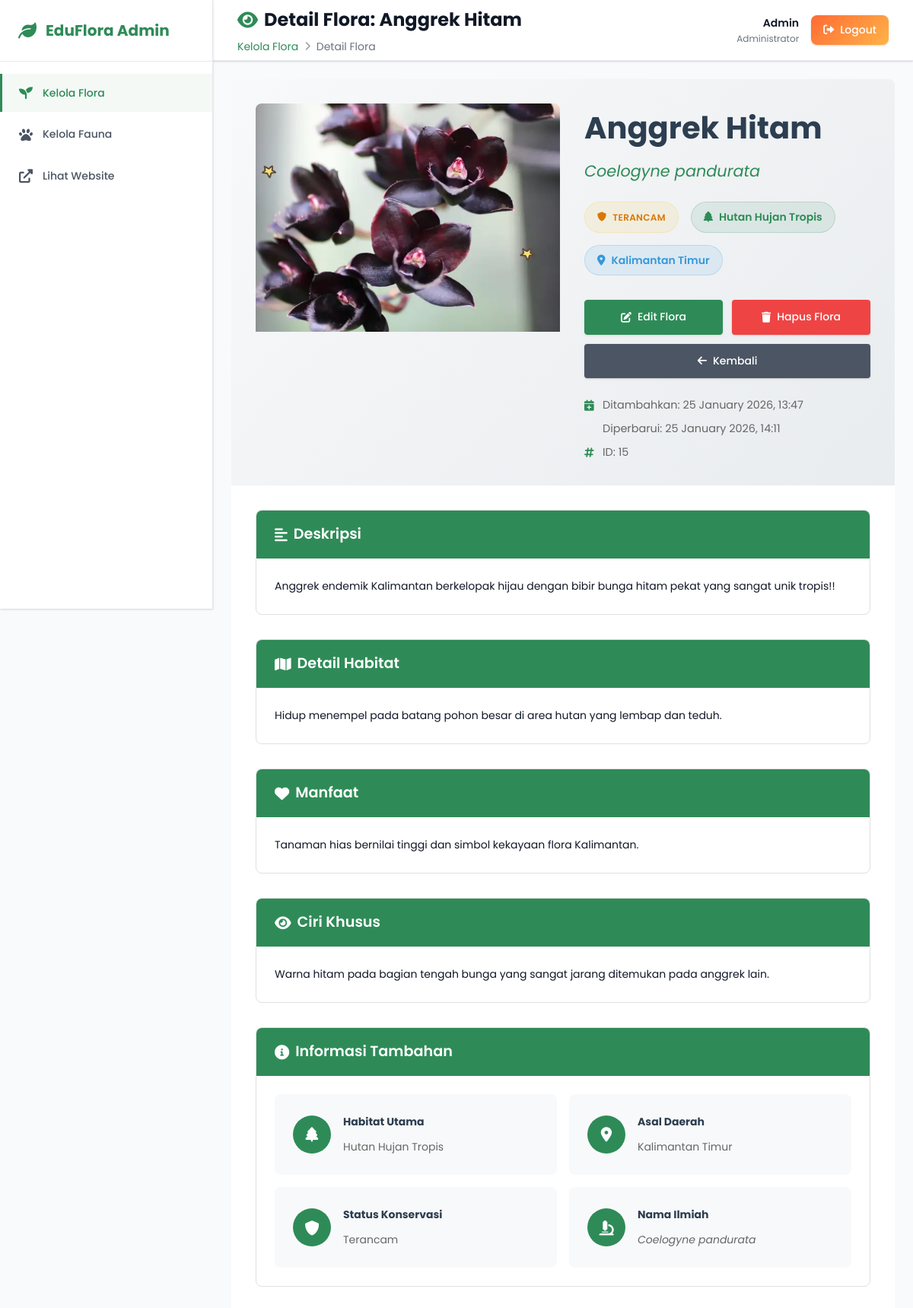
The app's page /admin/flora_view.php?id=15 (signed in) with its own data.
### tables this page shows
CREATE TABLE `flora` (
  `id` int NOT NULL,
  `nama` varchar(255) NOT NULL,
  `nama_ilmiah` varchar(255) NOT NULL,
  `deskripsi` text NOT NULL,
  `habitat` varchar(255) NOT NULL,
  `habitat_detail` text,
  `asal_daerah` varchar(255) NOT NULL,
  `status_konservasi` enum('Aman','Terancam','Langka','Kritis','Punah di Alam') DEFAULT 'Aman',
  `manfaat` text,
  `ciri_khusus` text,
  `image` varchar(500) DEFAULT 'assets/images/default-flora.jpg',
  `created_at` timestamp NULL DEFAULT CURRENT_TIMESTAMP,
  `updated_at` timestamp NULL DEFAULT CURRENT_TIMESTAMP ON UPDATE CURRENT_TIMESTAMP
);

### admin/flora_view.php (the view, shortened to what this page needs)
<?php
include '../config/database.php';
$id = isset($_GET['id']) ? (int)$_GET['id'] : 0;
$query = "SELECT * FROM flora WHERE id = ?";
$stmt = mysqli_prepare($conn, $query);
mysqli_stmt_bind_param($stmt, 'i', $id);
mysqli_stmt_execute($stmt);
$result = mysqli_stmt_get_result($stmt);
$flora = mysqli_fetch_assoc($result);
?>
<!DOCTYPE html>
<html lang="id">
<head>
    <link rel="stylesheet" href="../assets/css/admin.css">
    <link rel="stylesheet" href="https://cdnjs.cloudflare.com/ajax/libs/font-awesome/6.0.0/css/all.min.css">
</head>
<body>
    <div class="admin-layout">
        <aside class="admin-sidebar">
            <div class="sidebar-header">
                <div class="sidebar-logo">
                    <i class="fas fa-leaf"></i>
                    <span>EduFlora Admin</span>
                </div>
            </div>
            <nav>
                <ul class="sidebar-nav">
                    <li><a href="flora.php" class="active"><i class="fas fa-seedling"></i> Kelola Flora</a></li>
                    <li><a href="fauna.php"><i class="fas fa-paw"></i> Kelola Fauna</a></li>
                    <li><a href="../index.php" target="_blank"><i class="fas fa-external-link-alt"></i> Lihat Website</a></li>
                </ul>
            </nav>
        </aside>
        <main class="admin-main">
            <header class="admin-header">
                <div class="header-left">
                    <h1 class="admin-title">
                        <i class="fas fa-eye"></i>
                        Detail Flora: <?php echo htmlspecialchars($flora['nama']); ?>
                    </h1>
                    <div class="breadcrumb">
                        <a href="flora.php">Kelola Flora</a>
                        <i class="fas fa-chevron-right"></i>
                        <span>Detail Flora</span>
                    </div>
                </div>
                <div class="admin-user">
                    <div class="user-info">
                        <div class="user-name">Admin</div>
                        <div class="user-role">Administrator</div>
                    </div>
                    <a href="logout.php" class="logout-btn">
                        <i class="fas fa-sign-out-alt"></i>
                        Logout
                    </a>
                </div>
            </header>
            <div class="admin-content">
                <div class="detail-container">
                    <div class="detail-header">
                        <div class="detail-image">
                            <img src="../<?php echo $flora['image']; ?>" alt="<?php echo $flora['nama']; ?>"
                                 onerror="this.src='../assets/images/default-flora.svg'">
                        </div>
                        <div class="detail-info">
                            <h2 class="detail-title"><?php echo htmlspecialchars($flora['nama']); ?></h2>
                            <p class="detail-scientific"><?php echo htmlspecialchars($flora['nama_ilmiah']); ?></p>
                            <div class="detail-badges">
                                <span class="status-badge status-<?php echo strtolower(str_replace(' ', '-', $flora['status_konservasi'])); ?>">
                                    <i class="fas fa-shield-alt"></i>
                                    <?php echo $flora['status_konservasi']; ?>
                                </span>
                                <span class="habitat-badge">
                                    <i class="fas fa-tree"></i>
                                    <?php echo $flora['habitat']; ?>
                                </span>
                                <span class="location-badge">
                                    <i class="fas fa-map-marker-alt"></i>
                                    <?php echo $flora['asal_daerah']; ?>
                                </span>
                            </div>
                            <div class="detail-actions">
                                <a href="flora_edit.php?id=<?php echo $flora['id']; ?>" class="btn btn-primary">
                                    <i class="fas fa-edit"></i>
                                    Edit Flora
                                </a>
                                <button onclick="confirmDelete(<?php echo $flora['id']; ?>, '<?php echo addslashes($flora['nama']); ?>')" class="btn btn-danger">
                                    <i class="fas fa-trash"></i>
                                    Hapus Flora
                                </button>
                                <a href="flora.php" class="btn btn-secondary">
                                    <i class="fas fa-arrow-left"></i>
                                    Kembali
                                </a>
                            </div>
                            <div class="detail-meta">
                                <div class="meta-item">
                                    <i class="fas fa-calendar-plus"></i>
                                    <span>Ditambahkan: <?php echo date('d F Y, H:i', strtotime($flora['created_at'])); ?></span>
                                </div>
                                <div class="meta-item">
                                    <span>Diperbarui: <?php echo date('d F Y, H:i', strtotime($flora['updated_at'])); ?></span>
                                </div>
                                <div class="meta-item">
                                    <i class="fas fa-hashtag"></i>
                                    <span>ID: <?php echo $flora['id']; ?></span>
                                </div>
                            </div>
                        </div>
                    </div>
                    <div class="detail-content">
                        <div class="content-section">
                            <h3 class="section-title">
                                <i class="fas fa-align-left"></i>
                                Deskripsi
                            </h3>
                            <div class="section-content">
                                <p><?php echo nl2br(htmlspecialchars($flora['deskripsi'])); ?></p>
                            </div>
                        </div>
                        <?php if ($flora['habitat_detail']): ?>
                        <div class="content-section">
                            <h3 class="section-title">
                                <i class="fas fa-map"></i>
                                Detail Habitat
                            </h3>
                            <div class="section-content">
                                <p><?php echo nl2br(htmlspecialchars($flora['habitat_detail'])); ?></p>
                            </div>
                        </div>
                        <?php endif; ?>
                        <?php if ($flora['manfaat']): ?>
                        <div class="content-section">
                            <h3 class="section-title">
                                <i class="fas fa-heart"></i>
                                Manfaat
                            </h3>
                            <div class="section-content">
                                <p><?php echo nl2br(htmlspecialchars($flora['manfaat'])); ?></p>
                            </div>
                        </div>
                        <?php endif; ?>
                        <?php if ($flora['ciri_khusus']): ?>
                        <div class="content-section">
                            <h3 class="section-title">
                                <i class="fas fa-eye"></i>
                                Ciri Khusus
                            </h3>
                            <div class="section-content">
                                <p><?php echo nl2br(htmlspecialchars($flora['ciri_khusus'])); ?></p>
                            </div>
                        </div>
                        <?php endif; ?>
                        <div class="content-section">
                            <h3 class="section-title">
                                <i class="fas fa-info-circle"></i>
                                Informasi Tambahan
                            </h3>
                            <div class="section-content">
                                <div class="info-grid">
                                    <div class="info-card">
                                        <div class="info-icon">
                                            <i class="fas fa-tree"></i>
                                        </div>
                                        <div class="info-content">
                                            <h4>Habitat Utama</h4>
                                            <p><?php echo htmlspecialchars($flora['habitat']); ?></p>
                                        </div>
                                    </div>
                                    <div class="info-card">
                                        <div class="info-icon">
                                            <i class="fas fa-map-marker-alt"></i>
                                        </div>
                                        <div class="info-content">
                                            <h4>Asal Daerah</h4>
                                            <p><?php echo htmlspecialchars($flora['asal_daerah']); ?></p>
                                        </div>
                                    </div>
                                    <div class="info-card">
                                        <div class="info-icon">
                                            <i class="fas fa-shield-alt"></i>
                                        </div>
                                        <div class="info-content">
                                            <h4>Status Konservasi</h4>
                                            <p><?php echo htmlspecialchars($flora['status_konservasi']); ?></p>
                                        </div>
                                    </div>
                                    <div class="info-card">
                                        <div class="info-icon">
                                            <i class="fas fa-microscope"></i>
                                        </div>
                                        <div class="info-content">
                                            <h4>Nama Ilmiah</h4>
                                            <p><em><?php echo htmlspecialchars($flora['nama_ilmiah']); ?></em></p>
                                        </div>
                                    </div>
                                </div>
                            </div>
                        </div>
                    </div>
                </div>
            </div>
        </main>
    </div>
</body>
</html>

### admin/flora_view.php (style rules this page uses)
.detail-container { background: var(--white); border-radius: var(--border-radius); box-shadow: var(--shadow-light); overflow: hidden; margin-bottom: 2rem; }
.detail-header { display: grid; grid-template-columns: 400px 1fr; gap: 2rem; padding: 2rem; background: linear-gradient(135deg, #f8f9fa 0%, #e9ecef 100%); }
.detail-image { position: relative; border-radius: var(--border-radius); overflow: hidden; box-shadow: var(--shadow-medium); }
.detail-image img { width: 100%; height: 300px; object-fit: cover; transition: var(--transition); }
.detail-title { font-size: 2.5rem; font-weight: 700; color: var(--dark-color); margin-bottom: 0.5rem; }
.detail-scientific { font-size: 1.3rem; font-style: italic; color: var(--primary-color); margin-bottom: 1.5rem; }
.detail-badges { display: flex; gap: 1rem; margin-bottom: 2rem; flex-wrap: wrap; }
.detail-badges span { padding: 0.5rem 1rem; border-radius: 25px; font-weight: 600; display: flex; align-items: center; gap: 0.5rem; transition: var(--transition); }
.habitat-badge { background: rgba(46, 139, 87, 0.1); color: var(--primary-color); border: 1px solid rgba(46, 139, 87, 0.2); }
.location-badge { background: rgba(52, 152, 219, 0.1); color: #3498db; border: 1px solid rgba(52, 152, 219, 0.2); }
.detail-meta { display: flex; flex-direction: column; gap: 0.5rem; }
.detail-actions { display: flex; gap: 0.75rem; margin: 1.5rem 0; flex-wrap: wrap; }
.detail-actions .btn { flex: 1; min-width: 120px; justify-content: center; }
.meta-item { display: flex; align-items: center; gap: 0.5rem; color: #666; font-size: 0.9rem; }
.meta-item i { color: var(--primary-color); min-width: 16px; }
.detail-content { padding: 2rem; }
.content-section { margin-bottom: 2rem; border: 1px solid #e0e0e0; border-radius: var(--border-radius); overflow: hidden; }
.section-title { background: var(--primary-color); color: var(--white); padding: 1rem 1.5rem; margin: 0; font-size: 1.2rem; display: flex; align-items: center; gap: 0.5rem; cursor: pointer; transition: var(--transition); }
.section-content { padding: 1.5rem; line-height: 1.8; }
.info-grid { display: grid; grid-template-columns: repeat(auto-fit, minmax(250px, 1fr)); gap: 1rem; }
.info-card { background: #f8f9fa; padding: 1.5rem; border-radius: var(--border-radius); display: flex; align-items: center; gap: 1rem; transition: var(--transition); }
.info-icon { background: var(--primary-color); color: var(--white); width: 50px; height: 50px; border-radius: 50%; display: flex; align-items: center; justify-content: center; font-size: 1.2rem; }
.info-content h4 { margin-bottom: 0.5rem; color: var(--dark-color); }
.info-content p { color: #666; margin: 0; }

### records on screen
flora: nama "Anggrek Hitam", image (picture), nama_ilmiah "Coelogyne pandurata", status_konservasi "TERANCAM", habitat "Hutan Hujan Tropis", asal_daerah "Kalimantan Timur", created_at "25 January 2026, 13:47", updated_at "25 January 2026, 14:11", id "15", deskripsi "Anggrek endemik Kalimantan berkelopak hijau dengan bibir bunga hitam pekat yang sangat unik tropis!!", habitat_detail "Hidup menempel pada batang pohon besar di area hutan yang lembap dan teduh.", manfaat "Tanaman hias bernilai tinggi dan simbol kekayaan flora Kalimantan.", ciri_khusus "Warna hitam pada bagian tengah bunga yang sangat jarang ditemukan pada anggrek lain.", status_konservasi "Terancam"
